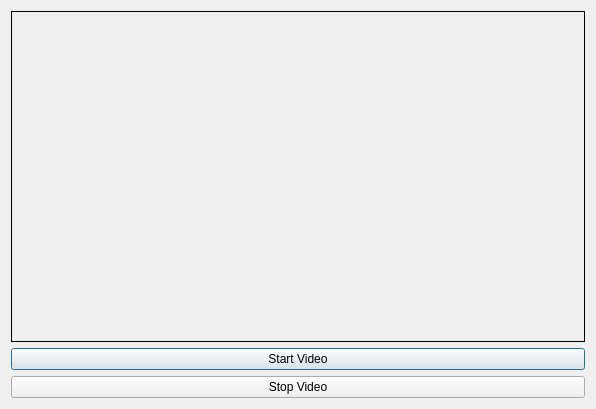
<?xml version="1.0" encoding="UTF-8"?>
<ui version="4.0">
 <class>StreamerDialog</class>
 <widget class="QDialog" name="StreamerDialog">
  <property name="geometry">
   <rect>
    <x>0</x>
    <y>0</y>
    <width>596</width>
    <height>409</height>
   </rect>
  </property>
  <property name="windowTitle">
   <string>Broadcast stream</string>
  </property>
  <layout class="QVBoxLayout" name="verticalLayout">
   <item>
    <widget class="QLabel" name="label">
     <property name="frameShape">
      <enum>QFrame::Box</enum>
     </property>
     <property name="text">
      <string/>
     </property>
    </widget>
   </item>
   <item>
    <widget class="QPushButton" name="pushButton">
     <property name="text">
      <string>Start Video</string>
     </property>
    </widget>
   </item>
   <item>
    <widget class="QPushButton" name="pushButton_2">
     <property name="text">
      <string>Stop Video</string>
     </property>
    </widget>
   </item>
  </layout>
 </widget>
 <resources/>
 <connections/>
</ui>
